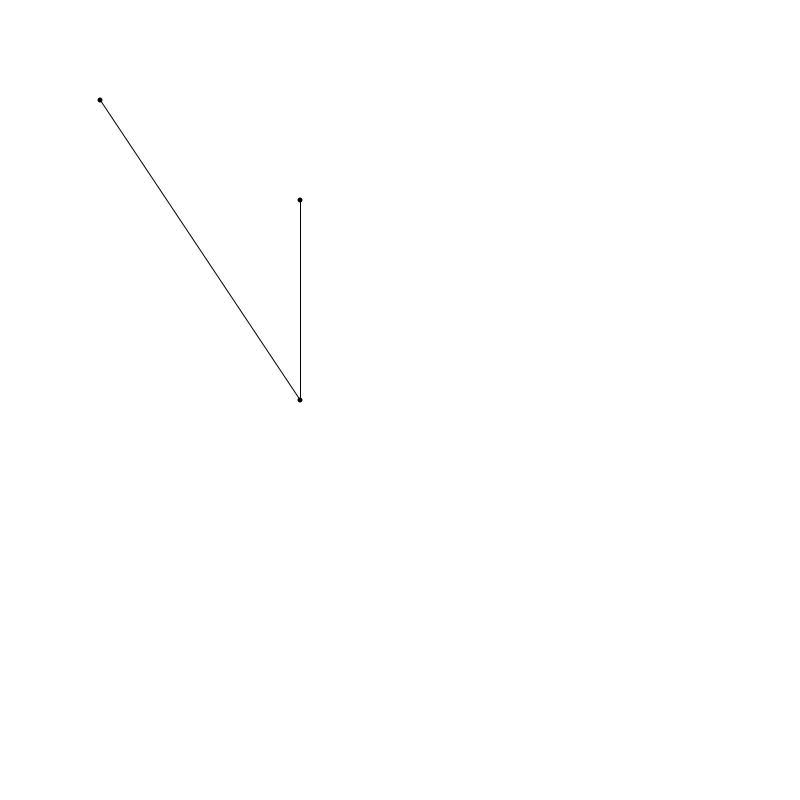
Frame 1 (no input)
Frame 60 (the mouse pressed at the canvas centre just before this capture): identical to frame 1, image omitted
Frame 120 (the mouse held since frame 60 and released just before this capture): identical to frame 1, image omitted

The Processing sketch that drew this single still picture (run headless with seeded random() and noise(); from frame 60 on, the mouse is pressed at the canvas centre):

// Processing sketch: Punts
// ── Punts.pde

Punt p1, p2, p3;

void setup(){
  size(800,800);
  
  p1 = new Punt(100,100);
  
  p2 = new Punt(300, 400);
  
  p3 = new Punt(300,200);
}



void draw(){
  
  background(255);
  
  p1.display();
  p2.display();
  p3.display();
   
  
  float d = p1.dist(p2);
  stroke(0);
  line(p1.x, p1.y, p2.x, p2.y);
  
  d = p2.dist(p3);
  stroke(0); 
  line(p2.x, p2.y, p3.x, p3.y);
  
}

// ── Punt.pde

class Punt {
  
  // Propietats del Punt
  float x;
  float y;
  
  // Constructor del Punt
  Punt(float x, float y){ 
    this.x = x;
    this.y = y;
  }
  
  // Mètode per visualitzar el Punt
  void display(){
    fill(0); noStroke();
    ellipse(x, y, 5, 5);
  }
  
  
  // Mètode que calcula la distancia del Punt al Punt p
  float dist(Punt p){
    
    float dx = (this.x - p.x);
    float dy = (this.y - p.y);
    
    return sqrt(dx*dx + dy*dy);
  }
  
}
